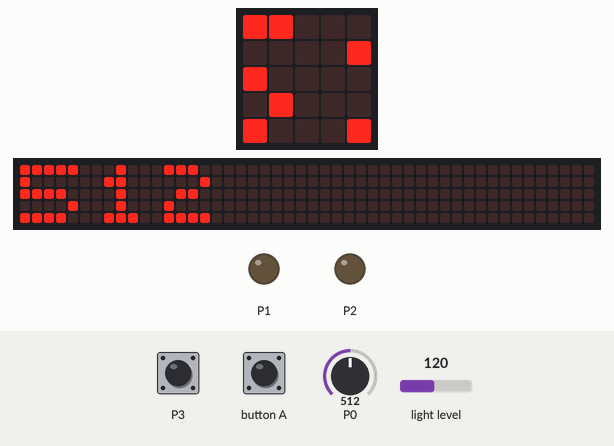
Simulated run of this program. Board: BBC micro:bit (MakeCode). Parts: the board's 5×5 LED display, a strip that is not on the board, showing the scrolling text unrolled, output pins drawn as LEDs (lit = HIGH). The inputs (shaded band) are chosen by the test bench; at power-on: P0 = 512, P3 LOW, light level 120 (analog values on the 0–1023 scale). The 48×5 strip is a reading aid, not a part: it shows the text the display is scrolling, unrolled, one strip-width of it at a time.

Above: at 1.27 s.
1.3 s: P0 set to 0
At 9.8 s:
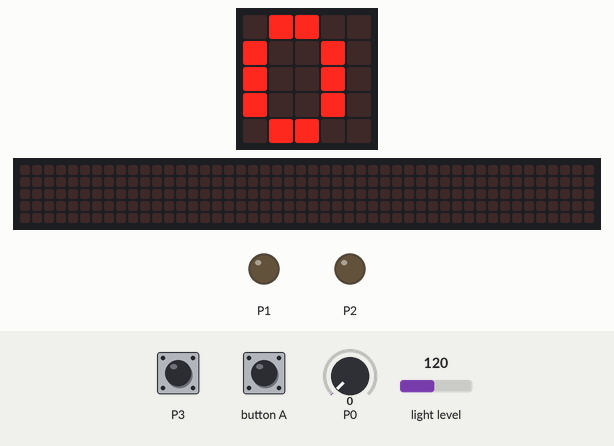
15.3 s: P3 pulled HIGH for 1 s
At 16.7 s:
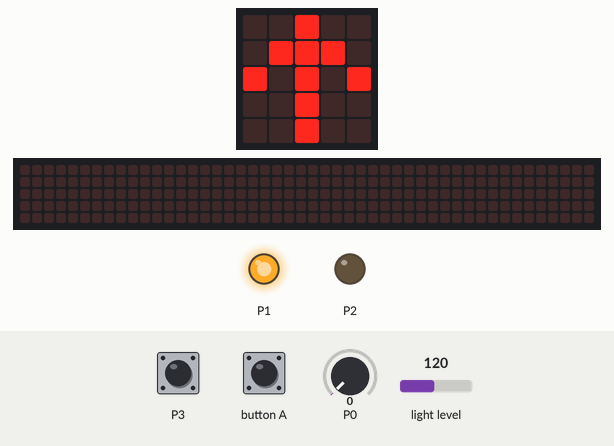
27.0 s: light level set to 54
33.0 s: light level set to 45
At 38.6 s:
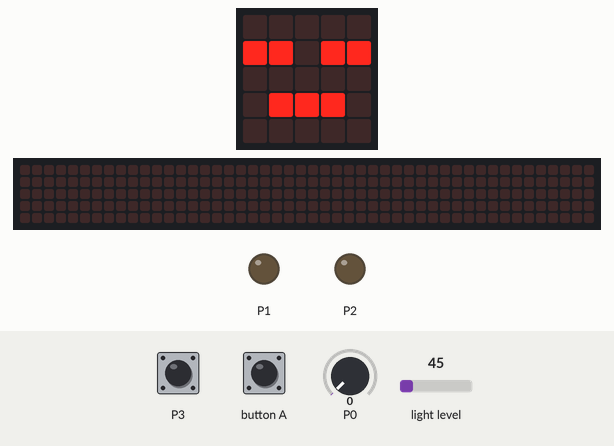
46.1 s: P0 set to 122
At 50.31 s:
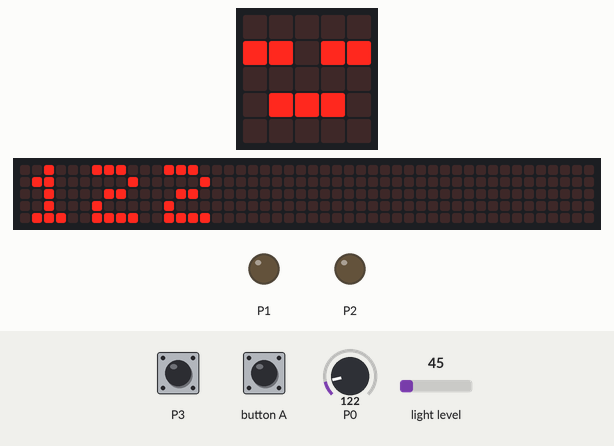
60.1 s: button A pressed for 0.15 s
At 60.9 s:
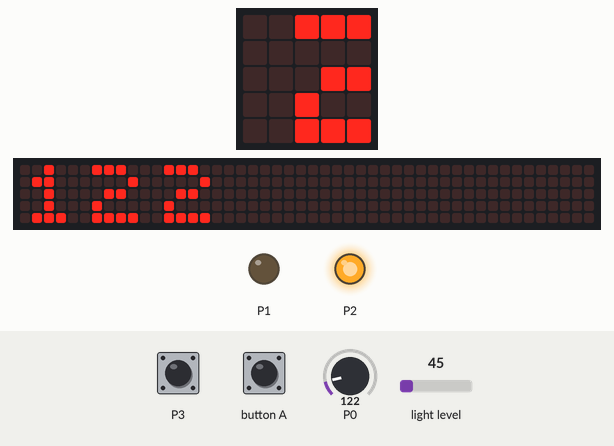
Timing chart, 0 to 61.8 s (numbered marks = the images above; inputs shaded):
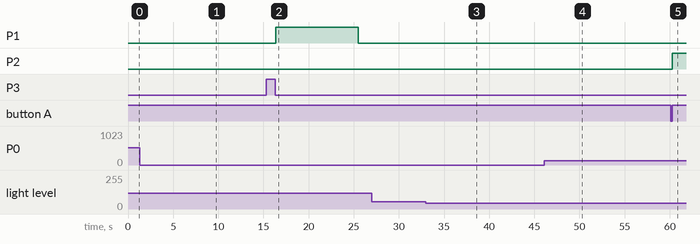

The program:

microbit_code.py
```python
moisture = 0
humidifier = 0

dry_threshold = 450
wet_threshold = 650

pump_on = False
water_level = 1
light_level = 0

def on_button_pressed_a():
    global humidifier
    humidifier = 1 - humidifier

    if humidifier == 1:
        pins.digital_write_pin(DigitalPin.P2, 1)
    else:
        pins.digital_write_pin(DigitalPin.P2, 0)

input.on_button_pressed(Button.A, on_button_pressed_a)


def on_forever():
    global moisture, pump_on, water_level, light_level

    # Read sensors
    moisture = pins.analog_read_pin(AnalogPin.P0)
    water_level = pins.digital_read_pin(DigitalPin.P3)
    light_level = input.light_level()

    # Display moisture value
    basic.show_number(moisture)

    # Night mode
    if light_level < 50:
        pins.digital_write_pin(DigitalPin.P1, 0)
        pump_on = False
        basic.show_icon(IconNames.ASLEEP)
        basic.pause(5000)
        return

    # Water tank empty protection
    if water_level == 0:
        pins.digital_write_pin(DigitalPin.P1, 0)
        pump_on = False
        basic.show_icon(IconNames.SKULL)
        basic.pause(5000)
        return

    # Moisture hysteresis control
    if moisture < dry_threshold and pump_on == False:
        pump_on = True

    if moisture > wet_threshold and pump_on == True:
        pump_on = False

    # Pump control
    if pump_on:
        pins.digital_write_pin(DigitalPin.P1, 1)

        # Pump animation
        basic.show_leds("""
            0 0 1 0 0
            0 1 1 1 0
            1 0 1 0 1
            0 0 1 0 0
            0 0 1 0 0
        """)
    else:
        pins.digital_write_pin(DigitalPin.P1, 0)
        basic.show_icon(IconNames.HAPPY)

    # Pump delay
    basic.pause(8000)

basic.forever(on_forever)
```

Measured:
- the behaviour switches between 50 and 49 on light level (found by bisection; images 2 and 3)
- after the input at 1.3 s, the display: first differs from a run without the input after 7.9 s (image 1)
- after the input at 15.3 s, P1: LOW → HIGH after 1.0 s, → LOW 9.2 s later; the display: first differs from a run without the input after 1.0 s (image 2)
- after the input at 33.0 s, the display: first differs from a run without the input after 5.3 s (image 3)
- after the input at 46.1 s, the display: changes after 4.1 s (image 4)
- after the input at 60.1 s, P2: LOW → HIGH after 0.15 s
- what the display in image 1 shows lasts 0.8 s, from 9.2 s to 10.0 s
